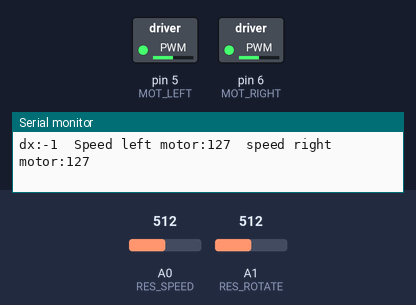
This sketch was run on a simulated Arduino Uno, built with avr-gcc and run on an emulated ATmega328P. Shown: switched loads named in the sketch (green lamp = pin HIGH), the last lines printed to the serial monitor. Inputs (shaded band) come from the test bench; at power-on: A0 (RES_SPEED) = 512, A1 (RES_ROTATE) = 512.

Above: at 1.2 s.
1.3 s: A0 (RES_SPEED) set to 410
At 2.7 s:
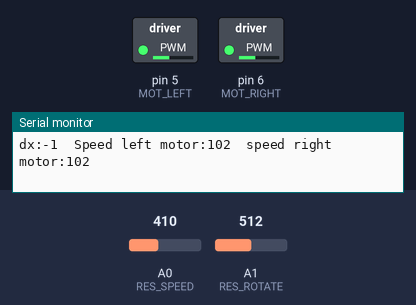
4.3 s: A0 (RES_SPEED) set to 383
At 4.9 s:
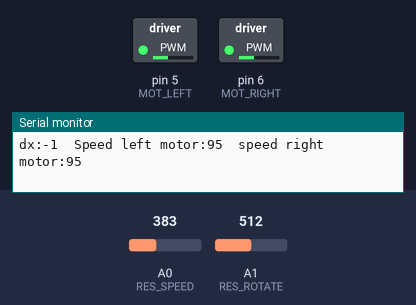
7.3 s: A1 (RES_ROTATE) set to 122
At 7.6 s:
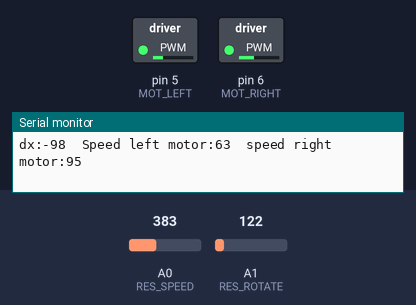
8.8 s: A1 (RES_ROTATE) set to 900
At 9.1 s:
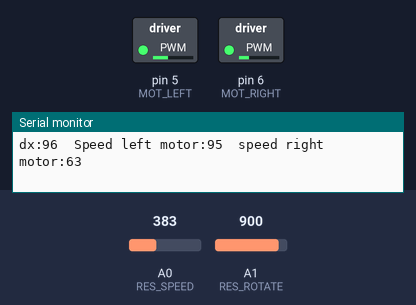
10.3 s: A0 (RES_SPEED) set to 122
At 11.4 s:
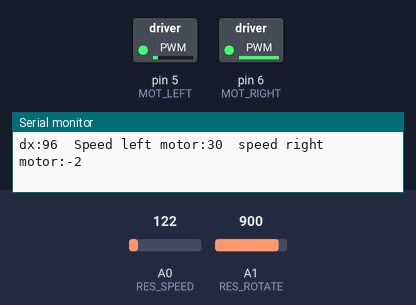
11.8 s: A1 (RES_ROTATE) set to 875
At 12.4 s:
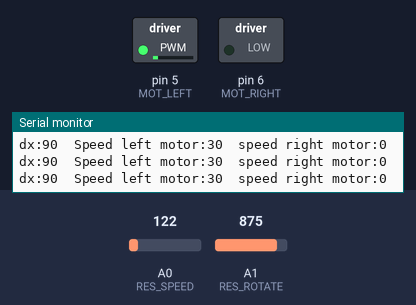
Timing chart, 0 to 14.3 s (numbered marks = the images above; inputs shaded):
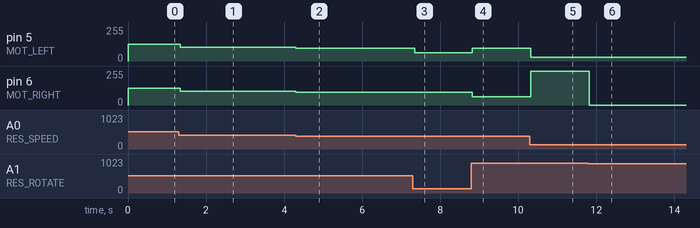

Measured:
- the behaviour switches between 887 and 886 on A1 (RES_ROTATE) (found by bisection; images 5 and 6)
- after the input at 1.3 s, pin 5 (MOT_LEFT), pin 6 (MOT_RIGHT): 127/255 → 102/255 at once
- after the input at 4.3 s, pin 5 (MOT_LEFT), pin 6 (MOT_RIGHT): 102/255 → 95/255 at once
- after the input at 7.3 s, pin 5 (MOT_LEFT): 95/255 → 63/255 after 0.05 s
- after the input at 8.8 s, pin 5 (MOT_LEFT): 63/255 → 95/255 at once; pin 6 (MOT_RIGHT): 95/255 → 63/255 at once
- after the input at 10.3 s, pin 5 (MOT_LEFT): 95/255 → 30/255 at once; pin 6 (MOT_RIGHT): 63/255 → 254/255 at once
- after the input at 11.8 s, pin 6 (MOT_RIGHT): 254/255 → 0/255 at once

The sketch:

sketch_jul29a.ino
```cpp
#define MOT_LEFT 5
#define MOT_RIGHT 6
#define RES_SPEED A0
#define RES_ROTATE A1
#define COEF 3
unsigned int Speed;
int dx;
int speed_left , speed_right;
void setup() {
  pinMode(MOT_LEFT, OUTPUT);
  pinMode(MOT_RIGHT , OUTPUT);

  pinMode(RES_SPEED , INPUT);
  pinMode(RES_ROTATE , INPUT);

  Serial.begin(9600);
}

void loop() {
  Speed = map(analogRead(RES_SPEED) , 0 , 1023 , 0 , 255);
  dx = map(analogRead(RES_ROTATE) , 0 , 1023 , -128 , 127);
  constrain(Speed , 0 , 255);
  constrain(dx , -128 , 127);
  constrain(speed_left , 0 , 255);
  constrain(speed_right , 0 , 255);
  speed_left = getLeftSpeed(Speed , dx , COEF);
  speed_right = getRightSpeed(Speed , dx , COEF);

  analogWrite(MOT_LEFT , speed_left);
  analogWrite(MOT_RIGHT , speed_right);

  Serial.print("dx:");Serial.print(dx);Serial.print("\tSpeed left motor:");Serial.print(speed_left); Serial.print("\tspeed right motor:");  Serial.println(speed_right);
}

 int getLeftSpeed(int Speed , int dx , int coef){
    if(dx < -5) return (Speed + ((dx) / coef));
    else return Speed;
 }

  int getRightSpeed(int Speed, int dx , int coef){
    if(dx > 5) return (Speed - ((dx) / coef));
    else return Speed ;
    }
```
